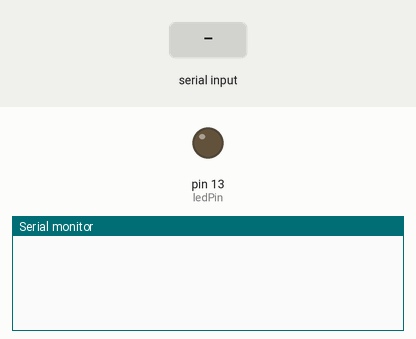
Recording of a sketch running on a simulated Arduino Uno, built with avr-gcc and run on an emulated ATmega328P. On the bench: output pins drawn as LEDs (lit = HIGH), the last lines printed to the serial monitor. The test bench sets the inputs (shaded band). Pins used as bus, display or sensor lines are not drawn.

Above: at 1.2 s.
1.3 s: "2" received over Serial
At 1.9 s:
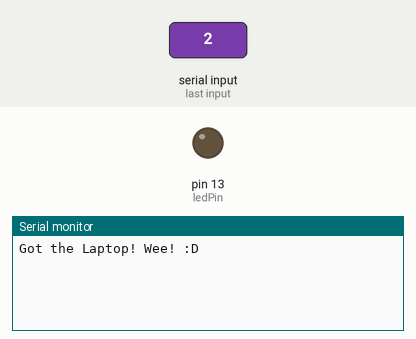
2.8 s: "3" received over Serial
At 4.0 s:
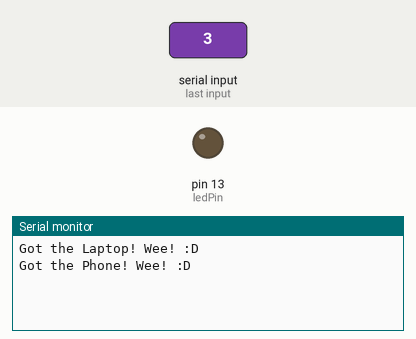
4.3 s: "4" received over Serial
At 5.4 s:
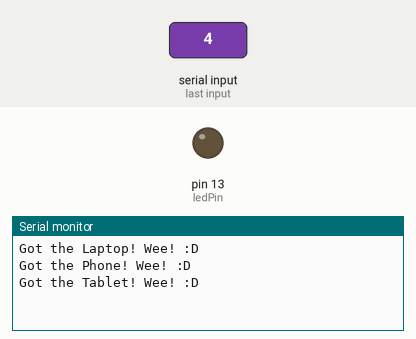

Measured:
- after the input at 1.3 s, the serial monitor: prints a new line at once (image 1)
- after the input at 2.8 s, the serial monitor: prints a new line at once (image 2)
- after the input at 4.3 s, the serial monitor: prints a new line at once (image 3)

The sketch:

RFID_bag.ino
```cpp
int ledPin = 13;   // select the pin for the LED
int val = 0;       // variable to store the data from the serial port

// 2-dimensional array of row pin numbers:
const int rownum[8] = {
10,12,15,17,2,4,6,8 };
// 2-dimensional array of column pin numbers:
const int colnum[8] = {
11,14,16,18,3,5,7,9  };

int laptop = 2;
int hasLaptop = 0;
int phone = 3;
int hasPhone = 0;
int tablet = 4;
int hasTablet = 0;

float timeCount = 0;


int smile[8][8] = {
{0,0,0,0,0,0,0,0},
{0,0,1,1,1,1,0,0},
{0,1,0,0,0,0,1,0},
{0,0,0,0,0,0,0,0},
{0,1,1,0,0,1,1,0},
{0,1,1,0,0,1,1,0},
{0,0,0,0,0,0,0,0},
{0,0,0,0,0,0,0,0}};


int frown[8][8] = {
{0,0,0,0,0,0,0,0},
{0,1,0,0,0,0,1,0},
{0,0,1,1,1,1,0,0},
{0,0,0,0,0,0,0,0},
{0,1,1,0,0,1,1,0},
{0,1,1,0,0,1,1,0},
{0,0,0,0,0,0,0,0},
{0,0,0,0,0,0,0,0}};

int meh[8][8] = {
{0,0,0,0,0,0,0,0},
{0,1,1,1,1,1,1,0},
{0,0,0,0,0,0,0,0},
{0,0,0,0,0,0,0,0},
{0,1,1,0,0,1,1,0},
{0,1,1,0,0,1,1,0},
{0,0,0,0,0,0,0,0},
{0,0,0,0,0,0,0,0}
};

int meh2[8][8] = {
{0,0,0,0,0,0,0,0},
{0,1,1,1,1,1,0,0},
{0,0,0,0,0,0,1,0},
{0,0,0,0,0,0,0,0},
{0,1,1,0,0,1,1,0},
{0,1,1,0,0,1,1,0},
{0,0,0,0,0,0,0,0},
{0,0,0,0,0,0,0,0}
};

int wink[8][8] = {
{0,0,0,0,0,0,0,0},
{0,0,1,1,1,1,0,0},
{0,1,0,0,0,0,1,0},
{0,0,0,0,0,0,0,0},
{0,1,1,0,0,1,1,0},
{0,1,1,0,0,0,0,0},
{0,0,0,0,0,0,0,0},
{0,0,0,0,0,0,0,0}
};

int blank[8][8] = {
{0,0,0,0,0,0,0,0},
{0,0,0,0,0,0,0,0},
{0,0,0,0,0,0,0,0},
{0,0,0,0,0,0,0,0},
{0,0,0,0,0,0,0,0},
{0,0,0,0,0,0,0,0},
{0,0,0,0,0,0,0,0},
{0,0,0,0,0,0,0,0}};

void setup() {
  pinMode(ledPin,OUTPUT);    // declare the LED's pin as output
  Serial.begin(9600);        // connect to the serial port

  // iterate over the pins:
  for (int thisPin = 0; thisPin < 8; thisPin++) {
  // initialize the output pins:
  pinMode(colnum[thisPin], OUTPUT);
  pinMode(rownum[thisPin], OUTPUT);
  // take the col pins (i.e. the cathodes) high to ensure that
  // the LEDS are off:
  digitalWrite(colnum[thisPin], LOW);
  digitalWrite(rownum[thisPin], HIGH);
}
}

void loop () {
  if(Serial.available()){
    val = Serial.read();      // read the serial port
  }
  if (val == '2'){
   hasLaptop = 1;
   Serial.println("Got the Laptop! Wee! :D");
  }
  if (val == '3'){
   hasPhone = 1;
   Serial.println("Got the Phone! Wee! :D");
  }
  if (val == '4'){
   hasTablet = 1;
   Serial.println("Got the Tablet! Wee! :D");
  }

//  timeCount+=1;
//
//  if(timeCount<1000){
//    drawScreen(meh);
//  }else if(timeCount <2000){
//    drawScreen(smile);
//  }else if(timeCount<2500){
//    drawScreen(wink);
//  }else if(timeCount<3500){
//    drawScreen(smile);
//  }else{
//    timeCount=0;
//  }

//Serial.println("Tablet:");
//Serial.println(hasTablet);
//Serial.println("Phone:");
//Serial.println(hasPhone);
//Serial.println("Laptop:");
//Serial.println(hasLaptop+hasPhone+hasTablet);

  if (hasLaptop+hasPhone+hasTablet == 0){
    drawScreen(frown);
  }else if(hasLaptop+hasPhone+hasTablet == 1){
    drawScreen(meh);
    //Serial.println("Trying to draw :");
  }else if(hasLaptop+hasPhone+hasTablet == 2){
    drawScreen(meh2);
  }else if(hasLaptop+hasPhone+hasTablet == 3){
    drawScreen(smile);
  }else{
    drawScreen(wink);
  }


 val = 0;

}


int row(int i) {
  if(i == 1) {
  return 10;
  } else if (i == 2) {
  return 12;
  } else if (i == 3) {
  return 15;
  } else if (i == 4) {
  return 17;
  } else if (i == 5) {
  return 2;
  } else if (i == 6) {
  return 4;
  } else if (i == 7) {
  return 6;
  } else if (i == 8) {
  return 8;
  }
}

int col(int i) {
if(i == 1) {
return 11;
} else if (i == 2) {
return 14;
} else if (i == 3) {
return 16;
} else if (i == 4) {
return 18;
} else if (i == 5) {
return 3;
} else if (i == 6) {
return 5;
} else if (i == 7) {
return 7;
} else if (i == 8) {
return 9;
}
}

void drawScreen(int character[8][8]) {
for(int j = 0; j < 8; j++) {
// Turn the row on
int rowNumber = j + 1;
digitalWrite(row(rowNumber), LOW);
for (int k = 0; k < 8; k++) {
// draw some letter bits
int columnNumber = k + 1;
if(character[j][k] == 1) {
digitalWrite(col(columnNumber), HIGH);
}

digitalWrite(col(columnNumber), LOW);
}
digitalWrite(row(rowNumber), HIGH);
}
}
```
